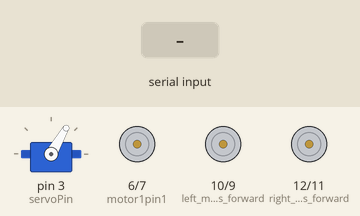
This sketch was run on a simulated Arduino Uno, built with avr-gcc and run on an emulated ATmega328P. Parts: servo, motor-driver pin pairs drawn as motors (green arrow = first pin HIGH = forward, orange = second pin HIGH = backward, longer = more drive). The inputs (shaded band) are chosen by the test bench.

Above: at 1.2 s.
1.3 s: "V" received over Serial
At 1.7 s:
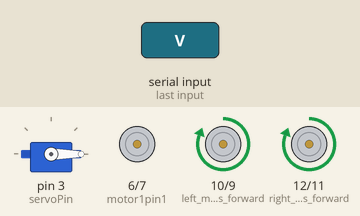
4.3 s: "U" received over Serial
At 4.7 s:
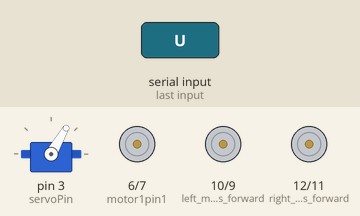
5.8 s: "B" received over Serial
At 7.0 s:
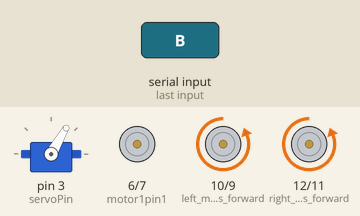
7.3 s: "F" received over Serial
At 8.1 s:
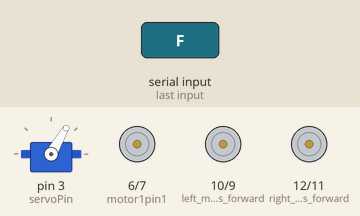
8.8 s: "T" received over Serial
At 9.4 s:
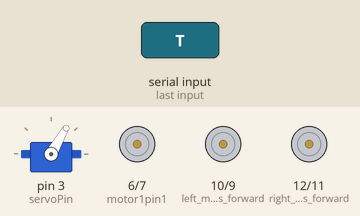
10.4 s: "L" received over Serial
At 11.7 s:
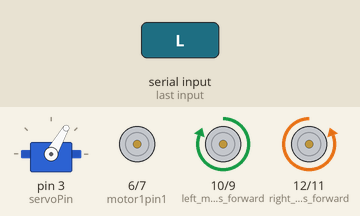
Timing chart, 0 to 12.9 s (numbered marks = the images above; inputs shaded):
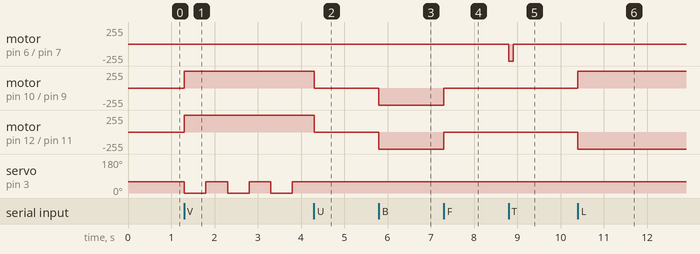

Measured:
- after the input at 1.3 s, motor on pin 10 (left_motors_forward) / pin 9 (left_motors_reverse), motor on pin 12 (right_motors_forward) / pin 11 (right_motors_reverse): stopped → forward 255/255 at once; servo on pin 3 (servoPin): alternates 60° for 0.50 s and 0° for 0.50 s, starting at once
- after the input at 4.3 s, motor on pin 10 (left_motors_forward) / pin 9 (left_motors_reverse), motor on pin 12 (right_motors_forward) / pin 11 (right_motors_reverse): forward 255/255 → stopped at once; servo on pin 3 (servoPin): stays 60° (without the input it goes to 0° after 0.00 s)
- after the input at 5.8 s, motor on pin 10 (left_motors_forward) / pin 9 (left_motors_reverse), motor on pin 12 (right_motors_forward) / pin 11 (right_motors_reverse): stopped → backward 255/255 at once
- after the input at 7.3 s, motor on pin 10 (left_motors_forward) / pin 9 (left_motors_reverse), motor on pin 12 (right_motors_forward) / pin 11 (right_motors_reverse): backward 255/255 → stopped at once
- after the input at 8.8 s, motor on pin 6 (motor1pin1) / pin 7 (motor1pin2): stopped → backward 255/255 at once, → stopped 0.10 s later
- after the input at 10.4 s, motor on pin 10 (left_motors_forward) / pin 9 (left_motors_reverse): stopped → forward 255/255 at once; motor on pin 12 (right_motors_forward) / pin 11 (right_motors_reverse): stopped → backward 255/255 at once

The sketch:

FinalCode.ino
```cpp
#include <SoftwareSerial.h>
char t;

// Include the DHT library
#include "DHT.h"
// Declare the pin connected to the DHT sensor
#define DHTPIN 2
#define DHTTYPE DHT11   // DHT 11
DHT dht(DHTPIN, DHTTYPE);

// Include the Servo library
#include <Servo.h>
// Declare the pin connected to the servo motor
#define servoPin 3
// Create a servo object
Servo Servo1;

#define motor1pin1 6
#define motor1pin2 7

float hum;
float tmp;

void dispTemp()
{
  hum = dht.readHumidity();
    // Read temperature as Celsius (the default)
    tmp = dht.readTemperature();
    Serial.print(F(" Humidity: "));
    Serial.print(hum);
    Serial.print(F("%  Temperature: "));
    Serial.print(F(" "));
    Serial.print(tmp);
    Serial.println(F("°C"));
}

void setup() {

  SoftwareSerial mySerial(0, 1); // RX, TX
  Serial.begin(9600);

  pinMode(12, OUTPUT);  //right motors forward
  pinMode(11, OUTPUT);  //right motors reverse
  pinMode(10, OUTPUT);  //left motors forward
  pinMode(9, OUTPUT);  //left motors reverse

  dht.begin();

  // We need to attach the servo to the used pin number
  Servo1.attach(servoPin);
  Servo1.write(60);
  pinMode(motor1pin1, OUTPUT);
  pinMode(motor1pin2, OUTPUT);
}

void loop() {
start:
  //  delay(500);
  Servo1.write(60);

  if (Serial.available()) {
    t = Serial.read();
    //     Serial.println(t);
  }

  if (t == 'F') {          //move forward(all motors rotate in forward direction)
    digitalWrite(12, HIGH);
    digitalWrite(10, HIGH);
  }

  else if (t == 'B') {    //move reverse (all motors rotate in reverse direction)
    digitalWrite(11, HIGH);
    digitalWrite(9, HIGH);
  }

  else if (t == 'L') {    //turn right (left side motors rotate in forward direction, right side motors doesn't rotate)
    digitalWrite(10, HIGH);
    digitalWrite(11, HIGH);
  }

  else if (t == 'R') {    //turn left (right side motors rotate in forward direction, left side motors doesn't rotate)
    digitalWrite(12, HIGH);
    digitalWrite(9, HIGH);
  }

  else if (t == 'S') {    //STOP (all motors stop)
    digitalWrite(12, LOW);
    digitalWrite(11, LOW);
    digitalWrite(10, LOW);
    digitalWrite(9, LOW);
  }

  else if (t == 'V') {
    while (1)
    {
      digitalWrite(12, HIGH);
      digitalWrite(10, HIGH);
      if (Serial.available()) {
        t = Serial.read();
        //Serial.println(t);
        if (t == 'U')
        {
          digitalWrite(12, LOW);
          digitalWrite(11, LOW);
          digitalWrite(10, LOW);
          digitalWrite(9, LOW);
          // Make servo go to 60 degrees
          Servo1.write(60);
          goto start;
        }
      }
      // Make servo go to 0 degrees
      Servo1.write(0);
      delay(500);
      // Make servo go to 60 degrees
      Servo1.write(60);
      delay(500);
    }
  }

  else if (t == 'T') {
    digitalWrite(motor1pin1, LOW);
    digitalWrite(motor1pin2, HIGH);
    delay(100);
    digitalWrite(motor1pin1, LOW);
    digitalWrite(motor1pin2, LOW);
    t = 'S';
  }

  else if (t == 'Z') {
    digitalWrite(motor1pin1, HIGH);
    digitalWrite(motor1pin2, LOW);
    delay(110);
    digitalWrite(motor1pin1, LOW);
    digitalWrite(motor1pin2, LOW);
    t = 'S';
  }

  else if (t == 'A') {
    dispTemp();
    t = 'S';
  }
}
```
